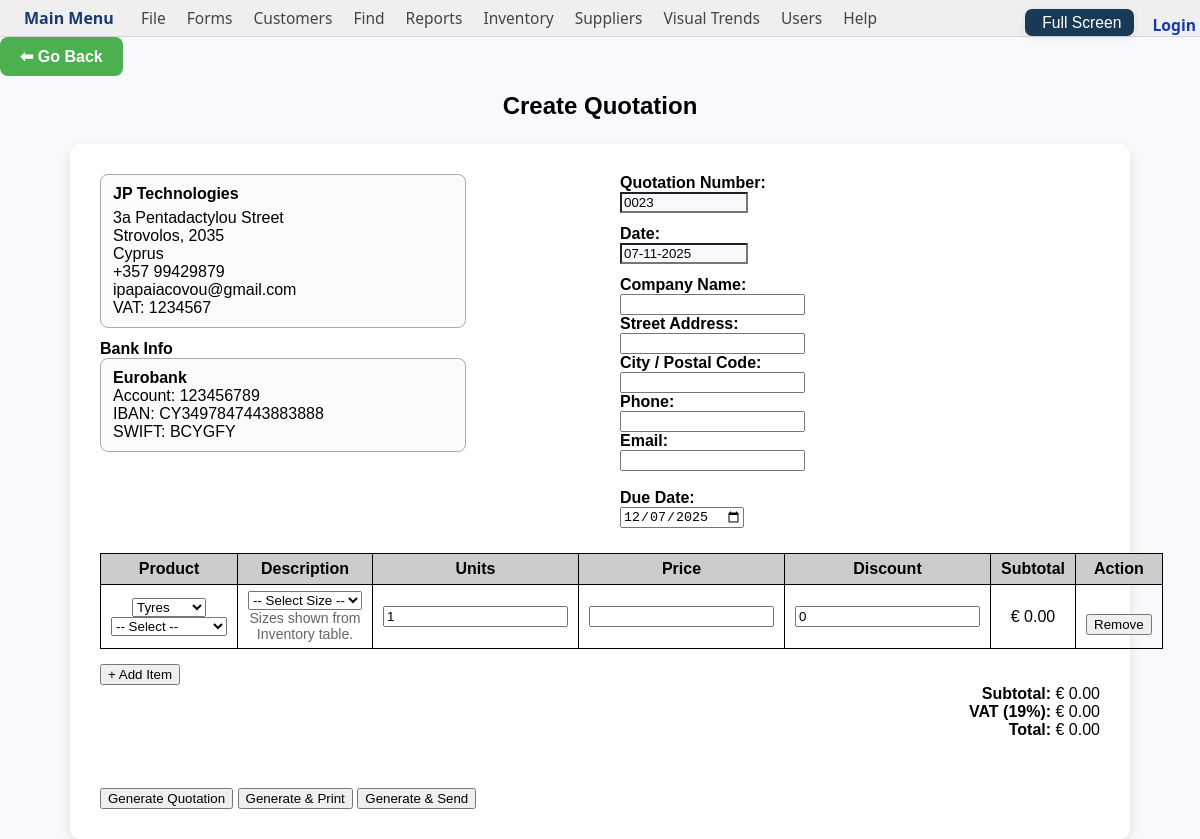
/quotation, run on the app's committed database.
### tables this page shows
CREATE TABLE company_info (
    id INTEGER PRIMARY KEY AUTOINCREMENT,
    company_name TEXT,
    email TEXT,
    address TEXT,
    city TEXT,
    postal TEXT,
    country TEXT,
    phone TEXT,
    vat_rate REAL,
    vat TEXT,
    bank_name TEXT,
    account_number TEXT,
    swift TEXT,
    iban TEXT,
    updated_at TIMESTAMP DEFAULT CURRENT_TIMESTAMP
, smtp_host TEXT, smtp_port INTEGER, smtp_security TEXT, smtp_username TEXT, smtp_password TEXT, email_sender TEXT, email_sender_address TEXT);

### app.py (the view, shortened to what this page needs)
@app.route('/quotation', methods=['GET', 'POST'])
def quotation():
    return render_template(
        'quotation_form.html',
        quotation_number=peek_next_quotation_number(),
        today=datetime.today().strftime('%d-%m-%Y')
    )

### app.py (called while the page is built, shortened)
@app.context_processor
def inject_company():
    with closing(db_connect()) as conn:
        cur = conn.cursor()
        cur.execute("SELECT * FROM company_info ORDER BY updated_at DESC LIMIT 1")
        row = cur.fetchone()
        if row:
            keys = [d[0] for d in cur.description]
            company = dict(zip(keys, row))
        else:
            company = {}
    return {"company": company}

@app.context_processor
def inject_user():
    return dict(current_user=current_user())

def db_connect(row_factory=None):
    conn = sqlite3.connect(DATABASE_FILE, timeout=15, isolation_level=None)
    if row_factory:
        conn.row_factory = row_factory
    with conn:
        conn.execute("PRAGMA journal_mode=WAL;")
        conn.execute("PRAGMA busy_timeout=15000;")
        conn.execute("PRAGMA foreign_keys=ON;")
    return conn

def current_user():
    if 'user_id' not in session:
        return None

def peek_next_quotation_number():
    if not os.path.exists(QUOTATION_COUNTER_FILE):
        return "0001"
    with open(QUOTATION_COUNTER_FILE, "r") as f:
        last_number = f.read().strip()
        try:
            next_number = int(last_number) + 1
        except ValueError:
            next_number = 1
    return f"{next_number:04d}"

### templates/quotation_form.html (shortened to what this page needs)
<!DOCTYPE html>
<html lang="en">
<head>
</head>
<body>
  {% include 'menu.html' %}
<a href="javascript:history.back()" class="back-btn">⬅ Go Back</a>
  <h2 class="page-title">Create Quotation</h2>
  <form method="POST" class="quotation-form">
    <div class="top-section">
      <div class="box">
        <div style="margin-bottom:18px;">
          <div class="company-info-box">
            <div style="font-size:1em; font-weight:bold; margin-bottom:6px;">
              {{ company.company_name }}
            </div>
            {% if company.address %}{{ company.address }}<br>{% endif %}
            {% if company.city or company.postal %}
              {{ company.city }}{% if company.city and company.postal %}, {% endif %}{{ company.postal }}<br>
            {% endif %}
            {% if company.country %}{{ company.country }}<br>{% endif %}
            {% if company.phone %}{{ company.phone }}<br>{% endif %}
            {% if company.email %}{{ company.email }}<br>{% endif %}
            {% if company.vat %}VAT: {{ company.vat }}<br>{% endif %}
          </div>
          {% if company.bank_name or company.account_number or company.iban or company.swift %}
            <div style="margin-top:12px; font-weight:bold;">Bank Info</div>
            <div class="bank-info-box" style="margin-bottom:10px;">
              {% if company.bank_name %}<strong>{{ company.bank_name }}</strong><br>{% endif %}
              {% if company.account_number %}Account: {{ company.account_number }}<br>{% endif %}
              {% if company.iban %}IBAN: {{ company.iban }}<br>{% endif %}
              {% if company.swift %}SWIFT: {{ company.swift }}<br>{% endif %}
            </div>
          {% endif %}
        </div>
      </div>
      <div class="box">
        <div class="meta-row">
          <label><strong>Quotation Number:</strong><br>
            <input type="text" name="quotation_number" value="{{ quotation_number or '' }}" readonly style="width: 120px; background: #f7f9fc;">
          </label>
        </div>
        <div class="meta-row">
          <label><strong>Date:</strong><br>
            <input type="text" name="quotation_date" value="{{ today or '' }}" readonly style="width: 120px; background: #f7f9fc;">
          </label>
        </div>
        <label><strong>Company Name:</strong><br>
          <input type="text" name="bill_to_line1" id="companyName" list="customerList" autocomplete="off" required value="{{ request.form.get('bill_to_line1', '') }}">
          <datalist id="customerList"></datalist><br>
        </label>
        <label><strong>Street Address:</strong><br>
          <input type="text" name="bill_to_line2" value="{{ request.form.get('bill_to_line2', '') }}"><br>
        </label>
        <label><strong>City / Postal Code:</strong><br>
          <input type="text" name="bill_to_line3" value="{{ request.form.get('bill_to_line3', '') }}"><br>
        </label>
        <label><strong>Phone:</strong><br>
          <input type="text" name="bill_to_line4" value="{{ request.form.get('bill_to_line4', '') }}"><br>
        </label>
        <label><strong>Email:</strong><br>
          <input type="email" name="bill_to_line5" value="{{ request.form.get('bill_to_line5', '') }}"><br>
        </label>
        <br>
        <label><strong>Due Date:</strong><br>
          <input type="date" name="due_date" required value="{{ request.form.get('due_date', '') }}">
        </label>
      </div>
    </div>
    <table id="itemsTable">
      <thead>
        <tr>
          <th>Product</th>
          <th>Description</th>
          <th>Units</th>
          <th>Price</th>
          <th>Discount</th>
          <th>Subtotal</th>
          <th>Action</th>
        </tr>
      </thead>
      <tbody>
        <tr>
          <td>
            <select class="prod-type" onchange="onTypeChange(this)">
              <option value="tyres">Tyres</option>
            </select>
            <br>
          </td>
          <td class="desc-cell"></td>
          <td><input type="number" name="units" step="1" min="1" value="1" required oninput="calculateSubtotal()"></td>
          <td><input type="number" name="price" step="0.01" required oninput="calculateSubtotal()"></td>
          <td><input type="number" name="discount" step="0.01" value="0" required oninput="calculateSubtotal()"></td>
          <td><span class="line-subtotal">€ 0.00</span></td>
          <td><button type="button" onclick="removeRow(this)">Remove</button></td>
        </tr>
      </tbody>
    </table>
    <button type="button" onclick="addRow()">+ Add Item</button>
    <div class="summary">
      <p>
        <strong>Subtotal:</strong> <span id="liveSubtotal">€ 0.00</span><br>
        <strong>VAT (19%):</strong> <span id="liveVAT">€ 0.00</span><br>
        <strong>Total:</strong> <span id="liveTotal">€ 0.00</span>
      </p>
    </div>
    <br style="clear: both;"><br>
    <button type="submit" name="action" value="download">Generate Quotation</button>
    <button type="submit" name="action" value="print">Generate &amp; Print</button>
    <button type="submit" name="action" value="send">Generate &amp; Send</button>
  </form>
</body>
</html>

### templates/quotation_form.html (style rules this page uses)
body { font-family: Arial, sans-serif; margin: 40px; background-color: #f7f9fc; }
.page-title { text-align: center; margin: 16px 0 24px; font-weight: 600; }
.quotation-form { background: #ffffff; padding: 30px; border-radius: 10px; box-shadow: 0 4px 12px rgba(0,0,0,0.1); max-width: 1000px; margin: 0 auto; }
.top-section { display: flex; justify-content: space-between; gap: 2%; }
.box { width: 48%; }
table { width: 100%; border-collapse: collapse; margin-top: 25px; }
th, td { border: 1px solid #000; padding: 6px 10px; text-align: center; }
th { background-color: #ccc; }
.summary { margin-top: 20px; float: right; text-align: right; }
button { margin-top: 15px; }
.meta-row { margin-bottom: 12px; }
input[readonly] { background: #f7f9fc; }
.company-info-box, .bank-info-box { margin-bottom: 10px; padding: 10px 12px; border: 1px solid #aaa; border-radius: 8px; background: #fafbfc; max-width: 340px; }
.back-btn { display: inline-block; padding: 10px 20px; background-color: #4CAF50; color: white; text-decoration: none; border-radius: 8px; font-weight: bold; transition: background-color 0.3s ease; }

### templates/menu.html (style rules this page uses)
body { font-family: Arial, sans-serif; margin:0; padding:0; }

### data on the page
company_info: company_name "JP Technologies", address "3a Pentadactylou Street", city "Strovolos", postal "2035", country "Cyprus", phone "+357 99429879", email "ipapaiacovou@gmail.com", vat "1234567", bank_name "Eurobank", account_number "123456789", iban "CY3497847443883888", swift "BCYGFY"
